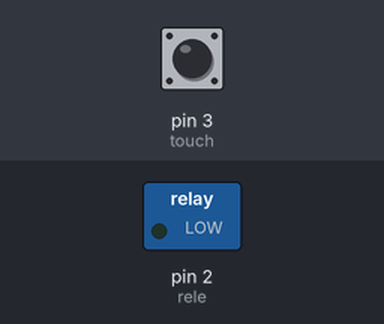
The sketch below on a simulated Arduino Uno, built with avr-gcc and run on an emulated ATmega328P. On the bench: switched loads named in the sketch (green lamp = pin HIGH). The test bench sets the inputs (shaded band); at power-on: pin 3 (touch) LOW.

Above: at 1.8 s.
1.9 s: pin 3 (touch) pulled HIGH for 0.6 s
At 2.4 s:
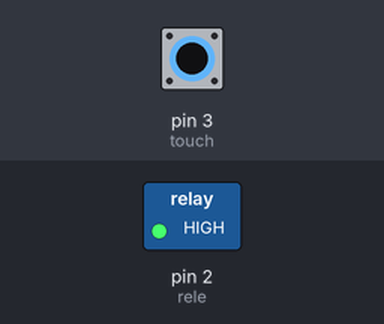
4.0 s: pin 3 (touch) pulled HIGH for 3.2 s
At 8.3 s:
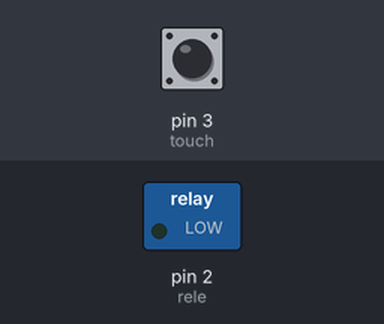
Timing chart, 0 to 9.8 s (numbered marks = the images above; inputs shaded):
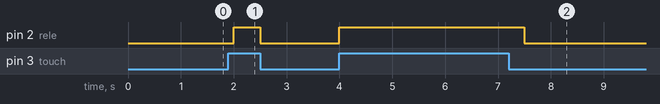

Measured:
- after the input at 1.9 s, pin 2 (rele): LOW → HIGH after 0.10 s, → LOW 0.50 s later
- after the input at 4.0 s, pin 2 (rele): LOW → HIGH at once, → LOW 3.5 s later

The sketch:

Rele.ino
```cpp
#define rele 2
#define touch 3

void setup() {
  pinMode(rele, OUTPUT);
  pinMode(touch, INPUT);


}

void loop() {

  if (digitalRead(touch) == HIGH) {
    digitalWrite(rele, HIGH);
    } else {
    digitalWrite(rele, LOW);
      }
  delay(500);
}
```

on_off.ino
```cpp
#define rele 2
#define touch 3
int liga = false;

void setvp() {
  pinMode(rele, OUTPUT);
  pinMode(touch, INPUT);


}

void lo0p() {

  if (digitalRead(touch) == HIGH) {
    if (liga == false) {
        digitalWrite(rele, HIGH);
        liga = true;
        delay(500);
      }
    } else {
        digitalWrite(rele, LOW);
        liga = false;
        delay(500);
      }
}
```
